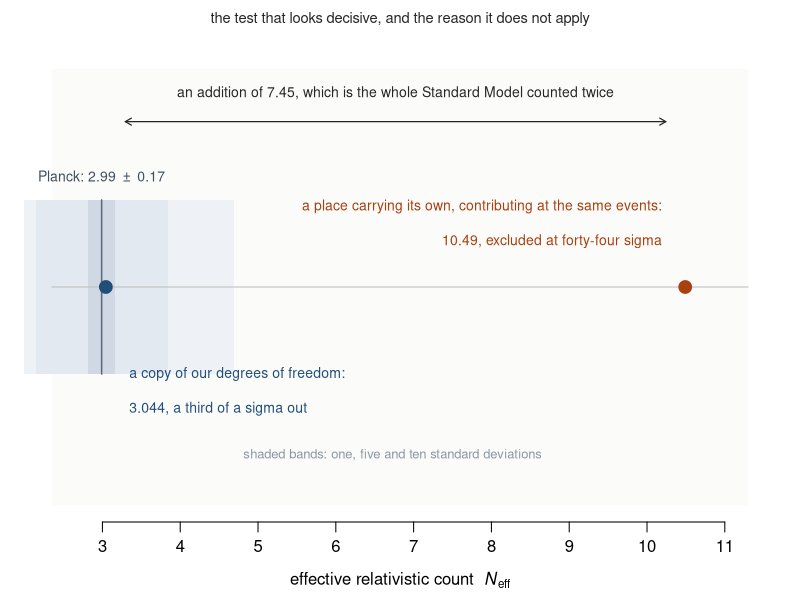
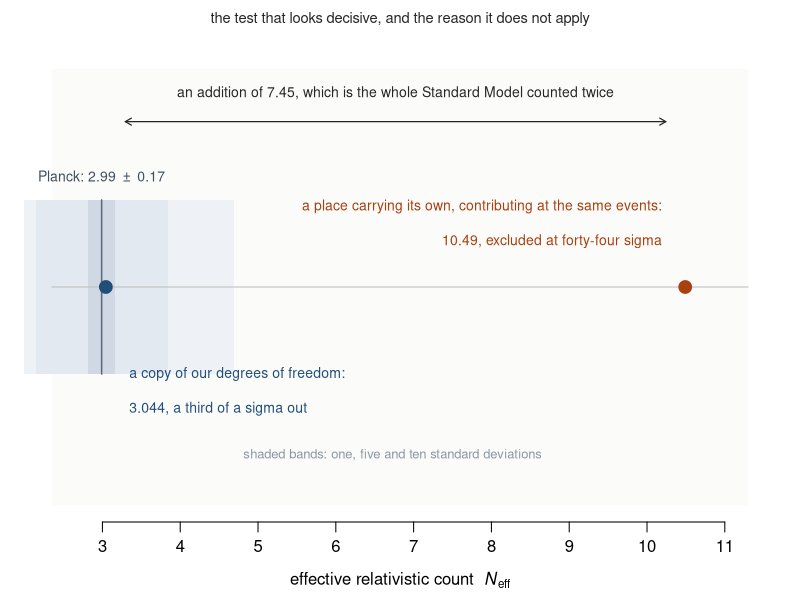

Source code (R) for these figures, in order:
#!/usr/bin/env Rscript
# fig_neff.R -- Section 8: the arithmetic that looks decisive and is not.
#
# Write the radiation density as rho_rad = rho_gamma (1 + 0.2271 N_eff), with
# 0.2271 = (7/8)(4/11)^(4/3). The Standard Model's 1.691 rho_gamma, duplicated by a partner
# sheet contributing at the same events, is an addition of 7.45 in N_eff units. Planck
# measures 2.99 +/- 0.17. The copy reading sits a third of a sigma away; the place reading
# is excluded at forty-four.
#
# The figure exists to show how wide that gap is, and the caption to say why the paper does
# NOT claim the exclusion: the fold puts the two sheets at different events, so the doubling
# never happens and both readings predict 3.044. Arithmetic: checks/calc/neff_silence_test.R

conv  <- (7/8) * (4/11)^(4/3)
sm    <- 3.044
rho_sm<- 1 + conv * sm
place <- (2 * rho_sm - 1) / conv
meas  <- 2.99; sig <- 0.17
stopifnot(abs(conv - 0.2271) < 5e-5, abs(rho_sm - 1.691) < 5e-4,
          abs(place - 10.49) < 5e-3)
cat(sprintf("  conversion %.4f, SM density %.4f rho_gamma, place reading %.2f\n", conv, rho_sm, place))
cat(sprintf("  copy  %.3f -> %.2f sigma from Planck\n", sm, abs(sm - meas)/sig))
cat(sprintf("  place %.2f  -> %.1f sigma from Planck\n", place, abs(place - meas)/sig))

ink <- "grey15"; ok <- "#1f4e79"; no <- "#a8400f"; band <- "#cfd8e3"
draw <- function() {
  par(mar = c(3.9, 1.2, 2.6, 1.2), mgp = c(2.5, 0.7, 0), xpd = FALSE)
  plot(NA, xlim = c(2.35, 11.3), ylim = c(0, 1), axes = FALSE,
       xlab = expression(paste("effective relativistic count  ", italic(N)[eff])), ylab = "")
  rect(2.35, 0, 11.3, 1, col = "#fbfbfa", border = NA)
  axis(1, at = c(3, 4, 5, 6, 7, 8, 9, 10, 11))

  # Planck, and the same band at five and ten sigma so the reader can count the gap.
  for (k in c(10, 5)) rect(meas - k*sig, 0.30, meas + k*sig, 0.70,
                           col = if (k == 10) "#eef2f6" else "#e2e9f0", border = NA)
  rect(meas - sig, 0.30, meas + sig, 0.70, col = band, border = NA)
  segments(meas, 0.30, meas, 0.70, col = "#5b6b7d", lwd = 1.5)
  text(meas, 0.755, expression(paste("Planck: 2.99 ", {} %+-% {}, " 0.17")), col = "#41505f",
       cex = 0.84, adj = 0.5)


  segments(2.35, 0.50, 11.3, 0.50, col = "grey75", lwd = 1)

  points(sm, 0.50, pch = 19, cex = 1.7, col = ok)
  text(sm + 0.30, 0.300, "a copy of our degrees of freedom:", col = ok, cex = 0.84, adj = 0)
  text(sm + 0.30, 0.220, "3.044, a third of a sigma out", col = ok, cex = 0.84, adj = 0)
  text(meas + 10*sig + 0.12, 0.115, "shaded bands: one, five and ten standard deviations",
       col = "#8a97a4", cex = 0.78, adj = 0)

  points(place, 0.50, pch = 19, cex = 1.7, col = no)
  text(place - 0.30, 0.685, "a place carrying its own, contributing at the same events:",
       col = no, cex = 0.84, adj = 1)
  text(place - 0.30, 0.605, "10.49, excluded at forty-four sigma", col = no, cex = 0.84, adj = 1)

  arrows(sm + 0.25, 0.88, place - 0.25, 0.88, code = 3, length = 0.07, col = ink, lwd = 1.2)
  text((sm + place)/2, 0.945, "an addition of 7.45, which is the whole Standard Model counted twice",
       col = ink, cex = 0.84, adj = 0.5)
  mtext("the test that looks decisive, and the reason it does not apply", side = 3,
        line = 1.25, cex = 0.88, col = ink)
}
for (f in c("papers/2_over_the_horizon/fig_companion_neff.pdf", "papers/2_over_the_horizon/fig_companion_neff.png")) {
  if (grepl("pdf$", f)) pdf(f, width = 7.8, height = 3.5) else png(f, width = 1210, height = 545, res = 150)
  draw(); invisible(dev.off()); cat("  wrote", f, "\n")
}
